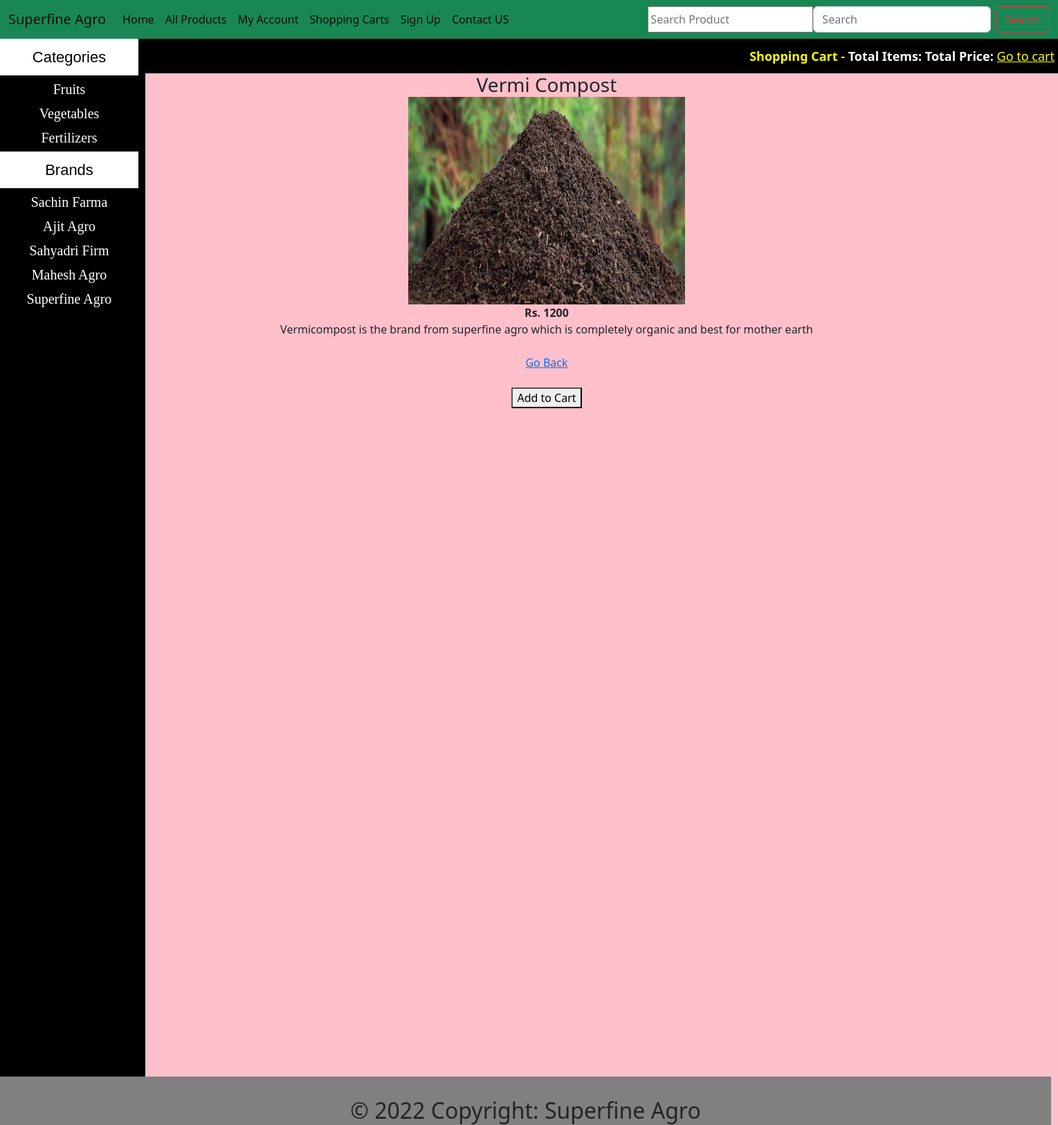
The app's page /details.php?pro_id=9 with its own data.
### tables this page shows
CREATE TABLE `categories` (
  `cat_id` int(100) NOT NULL,
  `cat_title` varchar(255) NOT NULL
);

CREATE TABLE `brands` (
  `brand_id` int(100) NOT NULL,
  `brand_title` text NOT NULL
);

CREATE TABLE `products` (
  `product_id` int(100) NOT NULL,
  `product_cat` int(100) NOT NULL,
  `product_brand` int(100) NOT NULL,
  `product_title` varchar(200) NOT NULL,
  `product_price` int(100) NOT NULL,
  `product_desc` text NOT NULL,
  `product_image` text NOT NULL,
  `product_keywords` text NOT NULL
);

### details.php (the view, shortened to what this page needs)
<!DOCTYPE>
<?php
include("functions/functions.php");
?>
<html>
<head>
  <link href="https://cdn.jsdelivr.net/npm/bootstrap@5.2.0-beta1/dist/css/bootstrap.min.css" rel="stylesheet">
  <link rel="stylesheet" href="styles/style.css" media="all" />
</head>
<body>
  <nav class="navbar navbar-expand-lg bg-success">
    <div class="container-fluid">
      <a class="navbar-brand" href="index.php">Superfine Agro</a>
      <div class="collapse navbar-collapse" id="navbarSupportedContent">
        <ul class="navbar-nav me-auto mb-2 mb-lg-0">
          <li class="nav-item">
            <a class="nav-link active" aria-current="page" href=href="index.php">Home</a>
          </li>
          <li class="nav-item">
            <a class="nav-link active" href=" all_products.php">All Products</a>
          </li>
          <li class="nav-item">
            <a class="nav-link active" href="customer/my_account.php">My Account</a>
          </li>
          <li class="nav-item">
            <a class="nav-link active" href="#">Shopping Carts</a>
          </li>
          <li class="nav-item">
            <a class="nav-link active" href="cart.php">Sign Up</a>
          </li>
          <li class="nav-item">
            <a class="nav-link active" href="contact.html">Contact US</a>
          </li>
        </ul>
        <form class="d-flex" role="search" method="get" action="results.php" enctype="multipart/form-data">
          <input type="text" name="user_query" placeholder="Search Product" />
          <input class="form-control me-2" name="search" type="search" placeholder="Search" aria-label="Search">
          <button class="btn btn-outline-danger" type="submit">Search</button>
        </form>
      </div>
    </div>
  </nav>
  <div class="main_wrapper">
    <div class="content_wrapper">
      <div id="sidebar">
        <div id="sidebar_title">Categories</div>
        <ul id="cats">
          <?php getCats(); ?>
        </ul>
        <div id="sidebar_title">Brands</div>
        <ul id="cats">
          <?php getBrands(); ?>
        </ul>
      </div>
      <div id="content_area">
        <div id="shopping">
          <span style="float:right; font-size:18px; padding:5px; line-height:40px;">
            <b style="color:yellow">Shopping Cart -</b> <b style="color:white">Total Items: Total Price:</b> <a href="cart.php" style="color:yellow"> Go to cart</a>
          </span>
        </div>
        <div id="products_box">
          <?php
          if (isset($_GET['pro_id'])) {
            $product_id = $_GET['pro_id'];
            $get_pro = "select * from products where product_id='$product_id'";
            $run_pro = mysqli_query($con, $get_pro);
            while ($row_pro = mysqli_fetch_array($run_pro)) {
              $pro_id = $row_pro['product_id'];
              $pro_title = $row_pro['product_title'];
              $pro_price = $row_pro['product_price'];
              $pro_image = $row_pro['product_image'];
              $pro_desc = $row_pro['product_desc'];
              echo "
                             <h3>$pro_title</h3>
                             <img src='admin_area/product_images/$pro_image' width='400' height='300'/>
                             <p><b>Rs. $pro_price </b></p>
                             <p style='float:center'>$pro_desc </p> <br>
                             <a href='index.php?pro_id=$pro_id' style='float:center;'>Go Back</a><br><br>
                             <a href='details.php?pro_id=$pro_id'>
                             <button style='float:center;'>Add to Cart</button></a>
                            </div>
                        ";
            }
          }
          ?>
        </div>
      </div>
      <div id="footer">
        <h2 style="text-align:center; padding-top:30px;">© 2022 Copyright: Superfine Agro</h2>
      </div>
    </div>
</body>
</html>

### functions/functions.php (shortened to what this page needs)
<?php
$con = mysqli_connect("localhost", "root", "", "superfine-agro");
function getCats()
{
    global $con;
    $get_cats = "select * from categories";
    $run_cats = mysqli_query($con, $get_cats);
    while ($row_cats = mysqli_fetch_array($run_cats)) {
        $cat_id = $row_cats['cat_id'];
        $cat_title = $row_cats['cat_title'];
        echo "<li><a href='index.php?cat=$cat_id'>$cat_title</a></li>";
    }
}
function getBrands()
{
    global $con;
    $get_brands = "select * from brands";
    $run_brands = mysqli_query($con, $get_brands);
    while ($row_brands = mysqli_fetch_array($run_brands)) {
        $brand_id = $row_brands['brand_id'];
        $brand_title = $row_brands['brand_title'];
        echo "<li><a href='index.php?brand=$brand_id'>$brand_title</a></li>";
    }
}

### styles/style.css (style rules this page uses)
html, body, div, span, applet, object, iframe, h1, h2, h3, h4, h5, h6, p, blockquote, pre, a, abbr, acronym, address, big, cite, code, del, dfn, em, img, ins, kbd, q, s, samp, small, strike, strong, sub, sup, tt, var, b, u, i, center, dl, dt, dd, ol, ul, li, fieldset, form, label, legend, table, caption, tbody, tfoot, thead, tr, th, td, article, aside, canvas, details, embed, figure, figcaption, footer, header, hgroup, menu, nav, output, ruby, section, summary, time, mark, audio, video { margin: 0; padding: 0; border: 0; vertical-align: baseline; }
article, aside, details, figcaption, figure, footer, header, hgroup, menu, nav, section { display: block; }
body { background-color: pink; }
.main_wrapper { width: auto; height: 1500px; margin: left; background: black; }
.content_wrapper { margin: auto; width: auto; margin: left; background: pink; }
#content_area { width: 1319px; height: 1500px; float: right; background: pink; }
#sidebar { width: 200px; background: black; float: left; }
#sidebar_title { background: white; color: black; font-size: 22px; font-family: arial; padding: 10px; text-align: center; }
#cats { text-align: center; }
#cats li { list-style: none; display: block; margin: 5px; }
#cats a { color: white; padding: 8px; margin: 5px; text-align: center; font-size: 20px; text-decoration: none; font-family: comic Sans MS; }
#products_box { width: 1100px; text-align: center; margin-left: 30px; margin-bottom: 10px; }
#shopping { width: 1319px; height: 50px; background: black; font: white; }
#footer { width: 1519px; height: 70px; background: gray; clear: both; }

### records on screen
categories: cat_title "Fruits"
categories: cat_title "Vegetables"
categories: cat_title "Fertilizers"
brands: brand_title "Sachin Farma"
brands: brand_title "Ajit Agro"
brands: brand_title "Sahyadri Firm"
brands: brand_title "Mahesh Agro"
brands: brand_title "Superfine Agro"
products: product_title "Vermi Compost", product_image (picture), product_price "1200", product_desc "Vermicompost is the brand from superfine agro which is completely organic and best for mother earth"
